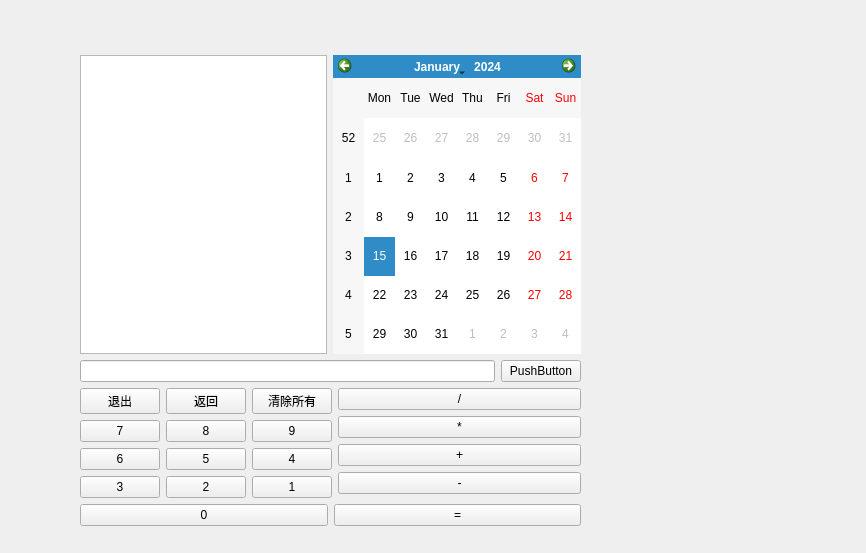
<?xml version="1.0" encoding="UTF-8"?>
<ui version="4.0">
 <class>Form</class>
 <widget class="QWidget" name="Form">
  <property name="geometry">
   <rect>
    <x>0</x>
    <y>0</y>
    <width>866</width>
    <height>553</height>
   </rect>
  </property>
  <property name="windowTitle">
   <string>Form</string>
  </property>
  <widget class="QWidget" name="gridLayoutWidget">
   <property name="geometry">
    <rect>
     <x>80</x>
     <y>55</y>
     <width>501</width>
     <height>471</height>
    </rect>
   </property>
   <layout class="QGridLayout" name="gridLayout">
    <item row="1" column="0">
     <layout class="QHBoxLayout" name="horizontalLayout_4">
      <item>
       <layout class="QHBoxLayout" name="horizontalLayout_6">
        <item>
         <widget class="QLineEdit" name="lineEdit"/>
        </item>
        <item>
         <widget class="QPushButton" name="pushButton_2">
          <property name="text">
           <string>PushButton</string>
          </property>
         </widget>
        </item>
       </layout>
      </item>
     </layout>
    </item>
    <item row="0" column="0">
     <layout class="QHBoxLayout" name="horizontalLayout_2">
      <item>
       <widget class="QTextBrowser" name="textBrowser"/>
      </item>
      <item>
       <widget class="QCalendarWidget" name="calendarWidget"/>
      </item>
     </layout>
    </item>
    <item row="2" column="0">
     <layout class="QHBoxLayout" name="horizontalLayout_5">
      <item>
       <layout class="QVBoxLayout" name="verticalLayout">
        <item>
         <layout class="QGridLayout" name="gridLayout_2">
          <item row="3" column="2">
           <widget class="QPushButton" name="pushButton">
            <property name="text">
             <string>1</string>
            </property>
           </widget>
          </item>
          <item row="2" column="2">
           <widget class="QPushButton" name="pushButton_7">
            <property name="text">
             <string>4</string>
            </property>
           </widget>
          </item>
          <item row="1" column="0">
           <widget class="QPushButton" name="pushButton_8">
            <property name="text">
             <string>7</string>
            </property>
           </widget>
          </item>
          <item row="1" column="1">
           <widget class="QPushButton" name="pushButton_9">
            <property name="text">
             <string>8</string>
            </property>
           </widget>
          </item>
          <item row="3" column="0">
           <widget class="QPushButton" name="pushButton_4">
            <property name="text">
             <string>3</string>
            </property>
           </widget>
          </item>
          <item row="1" column="2">
           <widget class="QPushButton" name="pushButton_10">
            <property name="text">
             <string>9</string>
            </property>
           </widget>
          </item>
          <item row="3" column="1">
           <widget class="QPushButton" name="pushButton_3">
            <property name="text">
             <string>2</string>
            </property>
           </widget>
          </item>
          <item row="2" column="1">
           <widget class="QPushButton" name="pushButton_6">
            <property name="text">
             <string>5</string>
            </property>
           </widget>
          </item>
          <item row="2" column="0">
           <widget class="QPushButton" name="pushButton_5">
            <property name="text">
             <string>6</string>
            </property>
           </widget>
          </item>
          <item row="0" column="1">
           <widget class="QPushButton" name="pushButton_19">
            <property name="text">
             <string>返回</string>
            </property>
           </widget>
          </item>
          <item row="0" column="0">
           <widget class="QPushButton" name="pushButton_18">
            <property name="text">
             <string>退出</string>
            </property>
           </widget>
          </item>
          <item row="0" column="2">
           <widget class="QPushButton" name="pushButton_20">
            <property name="text">
             <string>清除所有</string>
            </property>
           </widget>
          </item>
         </layout>
        </item>
       </layout>
      </item>
      <item>
       <layout class="QVBoxLayout" name="verticalLayout_2">
        <item>
         <widget class="QPushButton" name="pushButton_16">
          <property name="text">
           <string>/</string>
          </property>
         </widget>
        </item>
        <item>
         <widget class="QPushButton" name="pushButton_15">
          <property name="text">
           <string>*</string>
          </property>
         </widget>
        </item>
        <item>
         <widget class="QPushButton" name="pushButton_14">
          <property name="text">
           <string>+</string>
          </property>
         </widget>
        </item>
        <item>
         <widget class="QPushButton" name="pushButton_13">
          <property name="text">
           <string>-</string>
          </property>
         </widget>
        </item>
       </layout>
      </item>
     </layout>
    </item>
    <item row="3" column="0">
     <layout class="QHBoxLayout" name="horizontalLayout_9">
      <item>
       <widget class="QPushButton" name="pushButton_22">
        <property name="text">
         <string>0</string>
        </property>
       </widget>
      </item>
      <item>
       <widget class="QPushButton" name="pushButton_21">
        <property name="text">
         <string>=</string>
        </property>
       </widget>
      </item>
     </layout>
    </item>
   </layout>
  </widget>
 </widget>
 <resources/>
 <connections/>
</ui>
